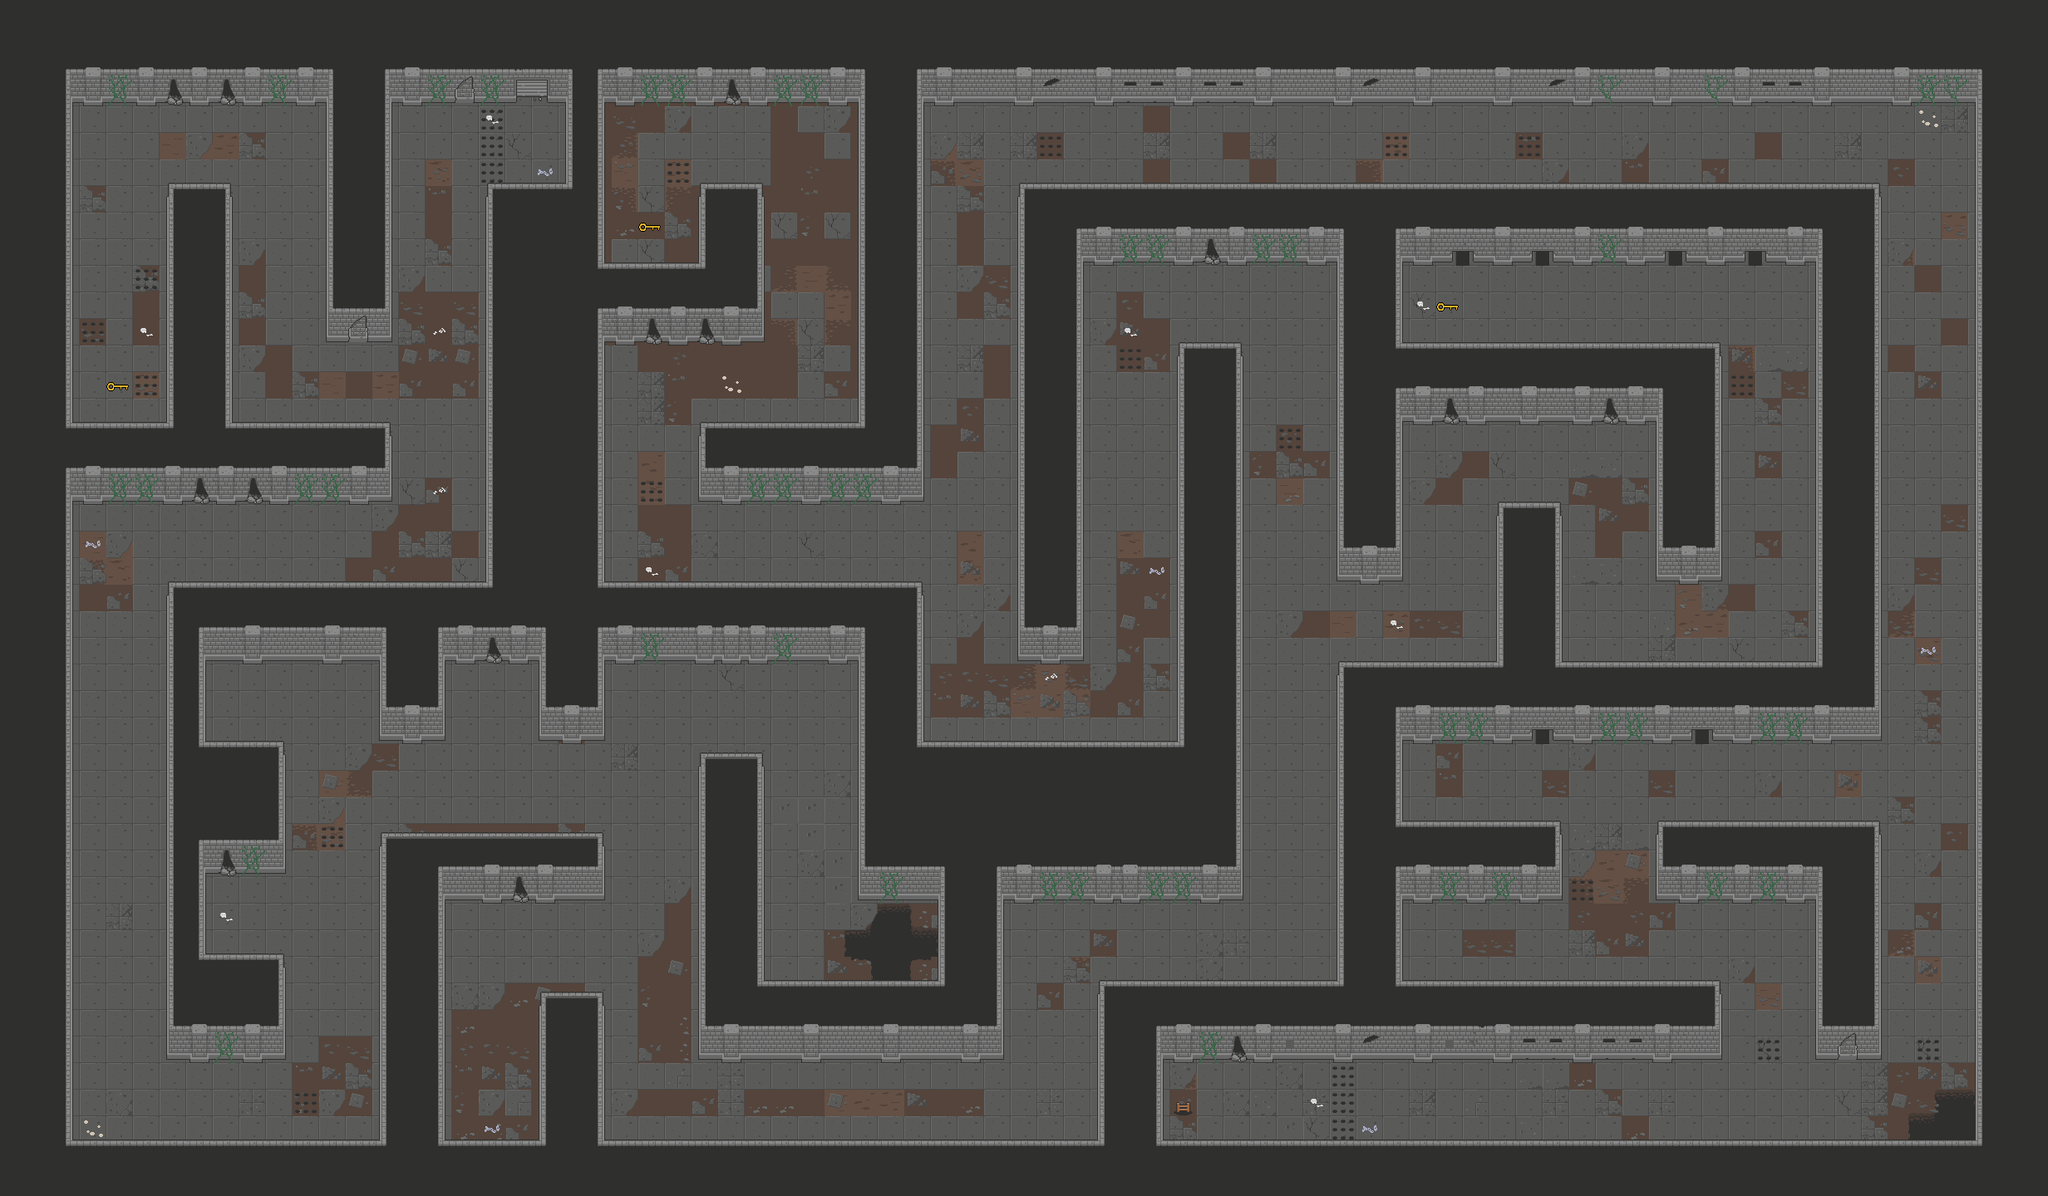

A level layout from a 2D game, rendered from its tile map. Below: a short description, then the map file with tile-grid data replaced by summaries:
An orthogonal 77x45 tile map with 32x32 px tiles, 7 tile layers (Background, Ground, Tiles, Walls, ...) and 139 objects.

<map version="1.5" tiledversion="1.7.2" orientation="orthogonal" renderorder="right-down" width="77" height="45" tilewidth="32" tileheight="32" infinite="0" nextlayerid="14" nextobjectid="107">
 <tileset firstgid="1" source="../Tiles/Dungeon_Tileset.tsx" />
 <layer id="1" name="Background" width="77" height="45" locked="1">
  <data>[3465 cells, 3465 non-empty, 1 distinct tile ids]</data>
 </layer>
 <layer id="2" name="Ground" width="77" height="45" locked="1">
  <data>[3465 cells, 2380 non-empty, 27 distinct tile ids]</data>
 </layer>
 <layer id="6" name="Tiles" width="77" height="45" locked="1">
  <data>[3465 cells, 2122 non-empty, 26 distinct tile ids]</data>
 </layer>
 <layer id="3" name="Walls" width="77" height="45" locked="1">
  <data>[3465 cells, 1505 non-empty, 37 distinct tile ids]</data>
 </layer>
 <layer id="11" name="Traps" width="77" height="45" locked="1">
  <data>[3465 cells, 22 non-empty, 1 distinct tile ids]</data>
 </layer>
 <layer id="5" name="DecorativeObjects" width="77" height="45" locked="1">
  <data>[3465 cells, 367 non-empty, 26 distinct tile ids]</data>
 </layer>
 <layer id="13" name="Objects" width="77" height="45" locked="1">
  <data>[3465 cells, 3 non-empty, 1 distinct tile ids]</data>
 </layer>
 <objectgroup id="4" name="Collisions" visible="0" locked="1">
  <object id="2" x="78.6667" y="82.6667" width="8" height="432.667" />
  <object id="3" x="78" y="507.333" width="130.667" height="7.33333" />
  <object id="5" x="199.333" y="221.333" width="10" height="294" />
  <object id="6" x="198.667" y="219.333" width="80" height="9.33333" />
  <object id="7" x="272" y="218.667" width="6.66667" height="296.667" />
  <object id="8" x="78.6667" y="82" width="320.667" height="44.6667" />
  <object id="9" x="393.333" y="81.3333" width="6.66667" height="331.333" />
  <object id="10" x="271.333" y="506.667" width="198" height="9.33333" />
  <object id="11" x="392.667" y="371.333" width="78" height="42" />
  <object id="12" x="462" y="81.3333" width="8" height="332" />
  <object id="13" x="461" y="80" width="159.5" height="46" />
  <object id="14" x="621" y="79.5" width="67.5" height="16" />
  <object id="16" x="659" y="95.5" width="29.5" height="27.5" />
  <object id="17" x="680.5" y="122" width="9.5" height="105.5" />
  <object id="18" x="584" y="220.5" width="106" height="7" />
  <object id="19" x="583.5" y="220" width="9.5" height="487.5" />
  <object id="20" x="462" y="506" width="8.5" height="97.5" />
  <object id="21" x="200" y="700.667" width="393.333" height="7.33333" />
  <object id="22" x="78.6667" y="562" width="392" height="44" />
  <object id="23" x="78" y="605" width="9" height="774.5" />
  <object id="24" x="77.3333" y="1371.33" width="387.333" height="7.33333" />
  <object id="25" x="454.667" y="1001.33" width="11.3333" height="378" />
  <object id="26" x="238" y="1010" width="8" height="146.667" />
  <object id="27" x="237.333" y="1147.33" width="104.667" height="8" />
  <object id="28" x="334.667" y="1146.67" width="9.33333" height="130.667" />
  <object id="29" x="202" y="1232.67" width="142" height="46.6667" />
  <object id="30" x="199.333" y="700.667" width="10" height="535.333" />
  <object id="33" x="1390.67" y="1370.67" width="994.667" height="10.6667" />
  <object id="34" x="1389.5" y="1234" width="8" height="147.5" />
  <object id="35" x="1388" y="1232" width="682" height="46" />
  <object id="37" x="2328" y="1310.67" width="56.6667" height="33.3333" />
  <object id="38" x="2296.67" y="1343.33" width="88" height="38" />
  <object id="39" x="2185.33" y="1234" width="78" height="44.6667" />
  <object id="41" x="2376.75" y="82.3333" width="7.91667" height="1228.42" />
  <object id="43" x="1679.33" y="1179.33" width="390" height="9.33333" />
  <object id="45" x="2062.67" y="1178.67" width="7.33333" height="53.3333" />
  <object id="46" x="1677.33" y="1041.33" width="8.66667" height="147.333" />
  <object id="47" x="1676.67" y="1040" width="202.667" height="46" />
  <object id="48" x="1992" y="1041.33" width="200" height="46.6667" />
  <object id="49" x="2184" y="1039.33" width="9.33333" height="194.667" />
  <object id="50" x="2253.33" y="987.333" width="9.33333" height="247.333" />
  <object id="51" x="1993.33" y="986.667" width="268.667" height="9.33333" />
  <object id="52" x="1992.67" y="986" width="8" height="56.6667" />
  <object id="53" x="1678.67" y="986" width="200" height="10" />
  <object id="54" x="1869.33" y="985.333" width="10" height="100.667" />
  <object id="55" x="1677.33" y="850.667" width="10.6667" height="146" />
  <object id="56" x="1677" y="850" width="586" height="46" />
  <object id="57" x="2252.33" y="219.667" width="11" height="675.667" />
  <object id="58" x="1226.33" y="219.667" width="1036.67" height="8.33333" />
  <object id="59" x="1102.5" y="82" width="1279.5" height="45.5" />
  <object id="60" x="1101" y="80" width="9" height="526" />
  <object id="61" x="840.5" y="561" width="270.5" height="46" />
  <object id="62" x="840.5" y="507.5" width="10" height="99" />
  <object id="63" x="840.5" y="507" width="200.5" height="8.5" />
  <object id="64" x="1032" y="82" width="8" height="432.667" />
  <object id="65" x="719.333" y="82.6667" width="320" height="44" />
  <object id="66" x="718.667" y="82" width="8" height="241.333" />
  <object id="67" x="718" y="314.667" width="131.333" height="8" />
  <object id="68" x="840" y="220.667" width="8.66667" height="101.333" />
  <object id="69" x="840" y="219.333" width="76.6667" height="9.33333" />
  <object id="70" x="908.667" y="218" width="10" height="198" />
  <object id="71" x="720" y="370.667" width="198.667" height="45.3333" />
  <object id="72" x="719.333" y="370.667" width="8" height="337.333" />
  <object id="74" x="718.667" y="699.333" width="390.667" height="8.66667" />
  <object id="75" x="1225" y="218" width="8" height="577" />
  <object id="76" x="1224.67" y="754.667" width="79" height="44.3333" />
  <object id="78" x="1294" y="274.5" width="9" height="525" />
  <object id="80" x="1293.5" y="274.5" width="322.5" height="44" />
  <object id="81" x="1608.5" y="274" width="7.5" height="430" />
  <object id="82" x="1609" y="657.5" width="77.5" height="45.5" />
  <object id="83" x="1678" y="465.5" width="8.5" height="237.5" />
  <object id="84" x="1677.5" y="465" width="323.5" height="47" />
  <object id="85" x="1992.5" y="463.5" width="8.5" height="236.5" />
  <object id="86" x="1993" y="658.5" width="79" height="44.5" />
  <object id="87" x="2060" y="411.5" width="11.5" height="290.5" />
  <object id="88" x="1678.67" y="411.333" width="392" height="8.66667" />
  <object id="89" x="1678" y="273.333" width="8.66667" height="146" />
  <object id="90" x="1678" y="272.667" width="515.333" height="47.3333" />
  <object id="91" x="2184" y="272" width="8.66667" height="532" />
  <object id="92" x="1871.33" y="796" width="322" height="7.33333" />
  <object id="93" x="1868" y="604" width="10" height="198.667" />
  <object id="94" x="1800.67" y="604" width="77.3333" height="6.66667" />
  <object id="95" x="1798.67" y="603.333" width="9.33333" height="201.333" />
  <object id="96" x="1609.33" y="796" width="198.667" height="9.33333" />
  <object id="97" x="1608.67" y="796" width="9.33333" height="392" />
  </objectgroup>
 <objectgroup id="8" name="MonsterPoints" visible="0" locked="1">
  <!-- 13 objects omitted --></objectgroup>
 <objectgroup id="9" name="MonsterRoutes" visible="0" locked="1">
  <!-- 9 objects omitted --></objectgroup>
 <objectgroup id="10" name="ExitPoint" visible="0" locked="1">
  <!-- 5 objects omitted --></objectgroup>
 <objectgroup id="7" name="StartPoint" visible="0" locked="1">
  <!-- 4 objects omitted --></objectgroup>
 <objectgroup id="14" name="ObjectCollisions" locked="1">
  <!-- 3 objects omitted --></objectgroup>
</map>
<!-- 54 of 139 objects omitted -->
